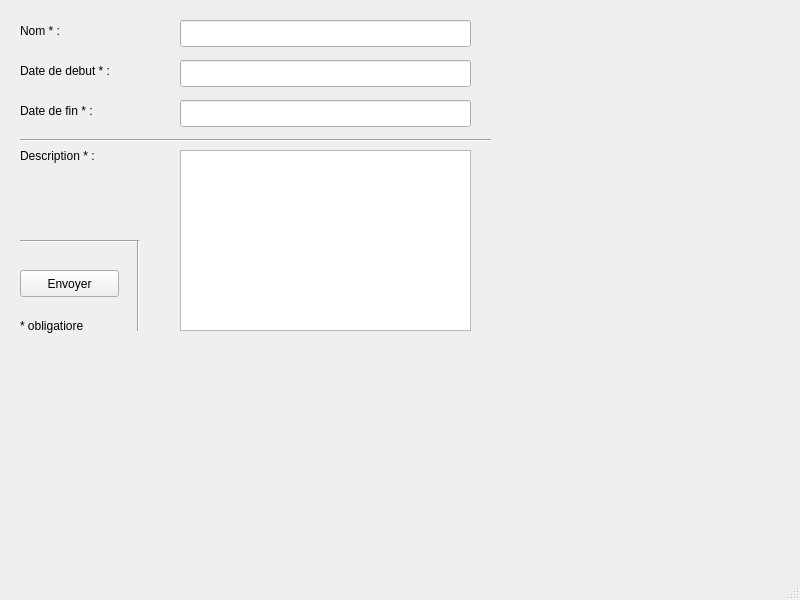
<?xml version="1.0" encoding="UTF-8"?>
<ui version="4.0">
 <class>MainWindow</class>
 <widget class="QMainWindow" name="MainWindow">
  <property name="geometry">
   <rect>
    <x>0</x>
    <y>0</y>
    <width>800</width>
    <height>600</height>
   </rect>
  </property>
  <property name="windowTitle">
   <string>MainWindow</string>
  </property>
  <widget class="QWidget" name="centralwidget">
   <widget class="QPushButton" name="pushButton">
    <property name="geometry">
     <rect>
      <x>20</x>
      <y>270</y>
      <width>99</width>
      <height>27</height>
     </rect>
    </property>
    <property name="text">
     <string>Envoyer</string>
    </property>
   </widget>
   <widget class="QLabel" name="label">
    <property name="geometry">
     <rect>
      <x>20</x>
      <y>20</y>
      <width>101</width>
      <height>21</height>
     </rect>
    </property>
    <property name="text">
     <string>Nom * :</string>
    </property>
   </widget>
   <widget class="QLabel" name="label_2">
    <property name="geometry">
     <rect>
      <x>20</x>
      <y>60</y>
      <width>121</width>
      <height>21</height>
     </rect>
    </property>
    <property name="text">
     <string>Date de debut * :</string>
    </property>
   </widget>
   <widget class="QLabel" name="label_3">
    <property name="geometry">
     <rect>
      <x>20</x>
      <y>100</y>
      <width>131</width>
      <height>21</height>
     </rect>
    </property>
    <property name="text">
     <string>Date de fin * :</string>
    </property>
   </widget>
   <widget class="QLabel" name="label_4">
    <property name="geometry">
     <rect>
      <x>20</x>
      <y>140</y>
      <width>161</width>
      <height>31</height>
     </rect>
    </property>
    <property name="text">
     <string>Description * :</string>
    </property>
   </widget>
   <widget class="QLabel" name="label_5">
    <property name="geometry">
     <rect>
      <x>20</x>
      <y>310</y>
      <width>121</width>
      <height>31</height>
     </rect>
    </property>
    <property name="text">
     <string>* obligatiore</string>
    </property>
   </widget>
   <widget class="QLineEdit" name="lineEdit">
    <property name="geometry">
     <rect>
      <x>180</x>
      <y>20</y>
      <width>291</width>
      <height>27</height>
     </rect>
    </property>
   </widget>
   <widget class="QLineEdit" name="lineEdit_2">
    <property name="geometry">
     <rect>
      <x>180</x>
      <y>60</y>
      <width>291</width>
      <height>27</height>
     </rect>
    </property>
   </widget>
   <widget class="QLineEdit" name="lineEdit_3">
    <property name="geometry">
     <rect>
      <x>180</x>
      <y>100</y>
      <width>291</width>
      <height>27</height>
     </rect>
    </property>
   </widget>
   <widget class="QTextEdit" name="textEdit">
    <property name="geometry">
     <rect>
      <x>180</x>
      <y>150</y>
      <width>291</width>
      <height>181</height>
     </rect>
    </property>
   </widget>
   <widget class="Line" name="line">
    <property name="geometry">
     <rect>
      <x>20</x>
      <y>125</y>
      <width>471</width>
      <height>31</height>
     </rect>
    </property>
    <property name="orientation">
     <enum>Qt::Horizontal</enum>
    </property>
   </widget>
   <widget class="Line" name="line_2">
    <property name="geometry">
     <rect>
      <x>20</x>
      <y>240</y>
      <width>118</width>
      <height>3</height>
     </rect>
    </property>
    <property name="orientation">
     <enum>Qt::Horizontal</enum>
    </property>
   </widget>
   <widget class="Line" name="line_3">
    <property name="geometry">
     <rect>
      <x>123</x>
      <y>240</y>
      <width>31</width>
      <height>91</height>
     </rect>
    </property>
    <property name="orientation">
     <enum>Qt::Vertical</enum>
    </property>
   </widget>
  </widget>
  <widget class="QMenuBar" name="menubar">
   <property name="geometry">
    <rect>
     <x>0</x>
     <y>0</y>
     <width>800</width>
     <height>25</height>
    </rect>
   </property>
  </widget>
  <widget class="QStatusBar" name="statusbar"/>
 </widget>
 <resources/>
 <connections/>
</ui>
